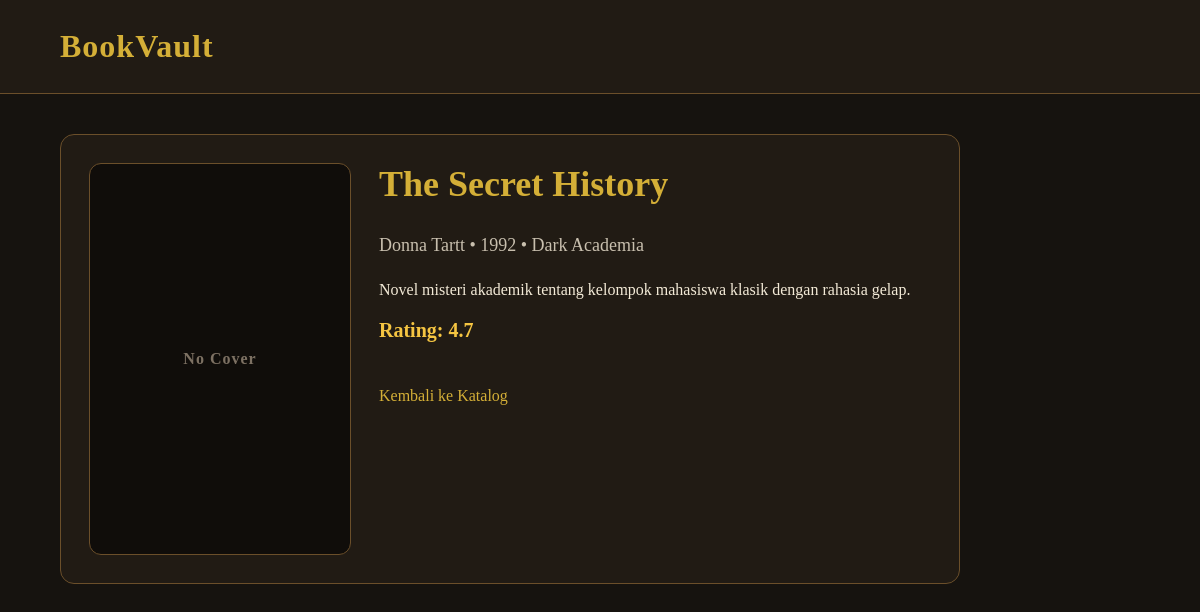
Screenshot of /book/1 with the database file from the repository.
### app.py (models this page shows, shortened)
class Book(db.Model):
    id = db.Column(db.Integer, primary_key=True)
    title = db.Column(db.String(150), nullable=False)
    author = db.Column(db.String(100), nullable=False)
    genre = db.Column(db.String(80), nullable=False)
    year = db.Column(db.Integer, nullable=False)
    rating = db.Column(db.Float, default=0)
    description = db.Column(db.Text)
    cover_image = db.Column(db.String(255), default="")
    created_at = db.Column(db.DateTime, default=datetime.utcnow)
    updated_at = db.Column(db.DateTime, default=datetime.utcnow, onupdate=datetime.utcnow)

### app.py (the view)
@app.route("/book/<int:book_id>", methods=["GET"])
def book_detail(book_id):
    book = Book.query.get(book_id)
    if not book:
        return "Buku tidak ditemukan", 404
    return render_template("detail.html", book=book)

### app.py (called while the page is built)
@app.context_processor
def inject_alert():
    alert_message = session.pop("alert_message", None)
    alert_category = session.pop("alert_category", "info")
    return dict(
        alert_message=alert_message,
        alert_category=alert_category
    )

### templates/detail.html (shortened to what this page needs)
{% extends "base.html" %}
{% block styles %}
<link rel="stylesheet" href="{{ url_for('static', filename='css/detail.css') }}">
{% endblock %}
{% block header %}
<header>
    <h1>BookVault</h1>
</header>
{% endblock %}
{% block content %}
<div class="detail-card">
    {% if book.cover_image %}
    <img src="{{ book.cover_image }}" alt="Cover {{ book.title }}" class="detail-cover">
    {% else %}
    <div class="detail-cover cover-placeholder">
        <span>No Cover</span>
    </div>
    {% endif %}
    <div class="detail-info">
        <h2>{{ book.title }}</h2>
        <p class="meta">{{ book.author }} • {{ book.year }} • {{ book.genre }}</p>
        <p>{{ book.description }}</p>
        {% if book.rating and book.rating > 0 %}
        <p class="rating">Rating: {{ book.rating }}</p>
        {% else %}
        <p class="rating">Rating: Belum dinilai</p>
        {% endif %}
        <a href="/">Kembali ke Katalog</a>
    </div>
</div>
{% endblock %}

### static/css/base.css (style rules this page uses)
body { font-family: Georgia, serif; background: #16130f; color: #f3ead7; margin: 0; padding: 0; }
a { color: #d4af37; text-decoration: none; }

### static/css/detail.css (style rules this page uses)
body { font-family: Georgia, serif; background: #16130f; color: #f3ead7; margin: 0; padding: 0; }
header { padding: 28px 60px; background: #211b14; border-bottom: 1px solid #6b4f2a; }
header h1 { margin: 0; color: #d4af37; letter-spacing: 1px; }
h2 { color: #d4af37; font-size: 36px; margin-top: 0; }
.meta { color: #c8bfae; font-size: 18px; margin-bottom: 25px; }
.rating { color: #f5c542; font-weight: bold; font-size: 20px; }
a { color: #d4af37; text-decoration: none; display: inline-block; margin-top: 25px; }
.detail-card { background: #211b14; border: 1px solid #6b4f2a; border-radius: 14px; padding: 28px; display: flex; gap: 28px; align-items: flex-start; }
.detail-info h2 { color: #d4af37; margin-top: 0; }
.detail-cover { width: 260px; max-height: 390px; object-fit: cover; border-radius: 12px; border: 1px solid #6b4f2a; background: #100d0a; }
.cover-placeholder { height: 390px; display: flex; align-items: center; justify-content: center; color: #7d7163; font-weight: bold; letter-spacing: 1px; }

### rows the page displays
Book: title "The Secret History", author "Donna Tartt", year "1992", genre "Dark Academia", description "Novel misteri akademik tentang kelompok mahasiswa klasik dengan rahasia gelap.", rating "4.7"
